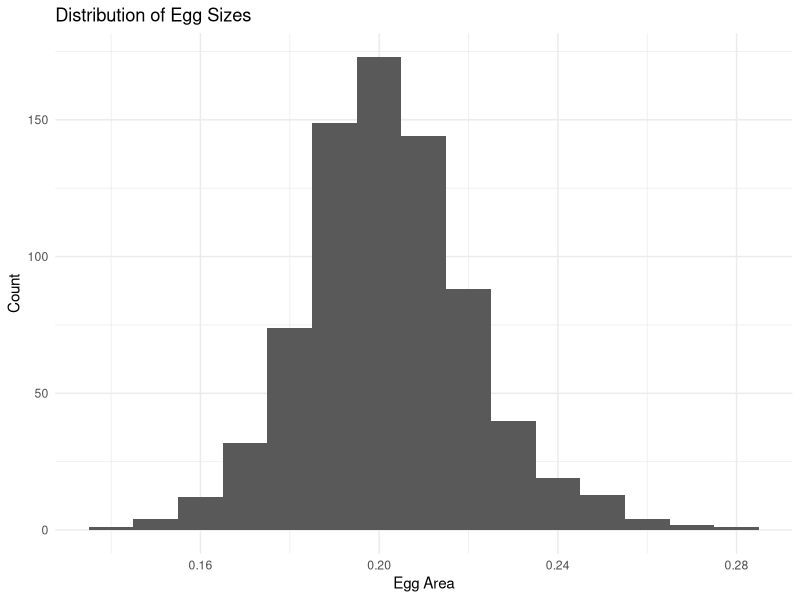

This figure's R source:
## ---- chunk 1
library(here)
library(ggplot2)
library(tidyverse)
library(lme4)
## ---- chunk 2
raw_egg_sizes <- read.csv(here("data", "clean data", "raw egg sizes.csv"))

raw_egg_sizes <- raw_egg_sizes %>%
  mutate(maternalID = sub("^[^.]*\\.[^.]*\\.([^_]+)_.*$", "\\1", adultID))

#make maternal ID a factor
raw_egg_sizes$maternalID <- as.factor(raw_egg_sizes$maternalID)

#convert the pupal temperatures to factors so they plot in the correct order
raw_egg_sizes$pupal_treatment <- factor(raw_egg_sizes$pupal_treatment,
                             levels = c("wild", "ambient", "cool", "mean", "warm", "hot"))

#convert the larval  temperatures to factors so the plot in the correct order
raw_egg_sizes$larval_treatment <- factor(raw_egg_sizes$larval_treatment,
                             levels = c("wild", "ambient", "cool", "mean", "warm", "hot"))



#looking just at ambient larval temperature.
egg_sizes_ambient_larval <- raw_egg_sizes %>%
  filter(larval_treatment == "ambient") %>%
  mutate(numerical_pupal_treatment = case_when(
    pupal_treatment == "cool"  ~ -1.5,
    pupal_treatment == "mean"  ~  0.0,
    pupal_treatment == "warm"  ~  1.5,
    pupal_treatment == "hot"   ~  2.5,
    TRUE ~ NA_real_
  )) %>%
  mutate(numerical_larval_treatment = case_when(
    larval_treatment == "warm"  ~  1.5,
    larval_treatment == "hot"   ~  2.5,
    TRUE ~ NA_real_
  )) %>%
  mutate(weight_mg = weight * 1000) %>%
  mutate(weight_mg_centered = weight_mg - mean(weight_mg, na.rm = TRUE))


egg_sizes_ambient_larval <- egg_sizes_ambient_larval %>%
  mutate(
    larval_treatment = factor(larval_treatment, levels = c("ambient")))

summary(raw_egg_sizes$egg_mean_1A)
sd(raw_egg_sizes$egg_mean_1A)
## ---- chunk 3
#look at the distributions of egg size
ggplot(egg_sizes_ambient_larval, aes(x = area)) +
  geom_histogram(binwidth = 0.01) +  # change this value to control bin width +
  labs(title = "Distribution of Egg Sizes",
       x = "Egg Area",
       y = "Count") +
  theme_minimal()
## ---- chunk 4

lm1 <- lm(area ~ pupal_treatment, data = egg_sizes_ambient_larval)
summary(lm1)
AIC(lm1)
#pupal treatment does affect egg size, compared to ambient

lm2 <- lm(area ~ pupal_treatment + weight_mg_centered, data = egg_sizes_ambient_larval)
summary(lm2)
AIC(lm2)
#so weight does not affect egg size - remove from model

lm3 <- lmer(area ~ pupal_treatment + (1|clutch_ID), data = egg_sizes_ambient_larval )
summary(lm3)
AIC(lm3)
#this is alower AIC so including clutch_ID makes the model better

lm4 <- lmer(area ~ pupal_treatment + (1|clutch_ID) + (1|maternalID), data = egg_sizes_ambient_larval )
summary(lm4)
AIC(lm4)

confint(lm4)
#this has a lower AIC again so including maternalID as a random effect makes the model better.
## ---- chunk 5
library(emmeans)

#estimates marginal means for the pupal treatments, using lm6
emm <- emmeans(lm4, ~ pupal_treatment)
emm

#pairwise comparisons
pairs(emm)

#significant difference between ambient-mean, ambient-warm, and ambient-hot.
## ---- chunk 6
#looking just at ambient larval temperature.
egg_sizes_warmhot_larval <- raw_egg_sizes %>%
  filter(larval_treatment %in% c("warm", "hot")) %>%
  mutate(weight_mg = weight * 1000) %>%
  mutate(weight_mg_centered = weight_mg - mean(weight_mg, na.rm = TRUE))


egg_sizes_warmhot_larval <- egg_sizes_warmhot_larval %>%
  mutate(
    larval_treatment = factor(larval_treatment, levels = c("warm", "hot")))
## ---- chunk 7

lm1 <- lm(area ~larval_treatment, data = egg_sizes_warmhot_larval )
summary(lm1)
AIC(lm1)
#larval treatment not significant

lm2 <- lm(area ~ pupal_treatment, data = egg_sizes_warmhot_larval )
summary(lm2)
AIC(lm2)
#pupal treatment significant

lm3 <- lmer(area ~ pupal_treatment + (1|clutch_ID) + (1|maternalID), data = egg_sizes_warmhot_larval )
summary(lm3)
AIC(lm3)


## ---- chunk 8
#estimates marginal means for the pupal treatments, using lm6
emm <- emmeans(lm3, ~ pupal_treatment)
emm

#pairwise comparisons
pairs(emm)

#significant difference between ambient-mean, ambient-warm, and ambient-hot.
